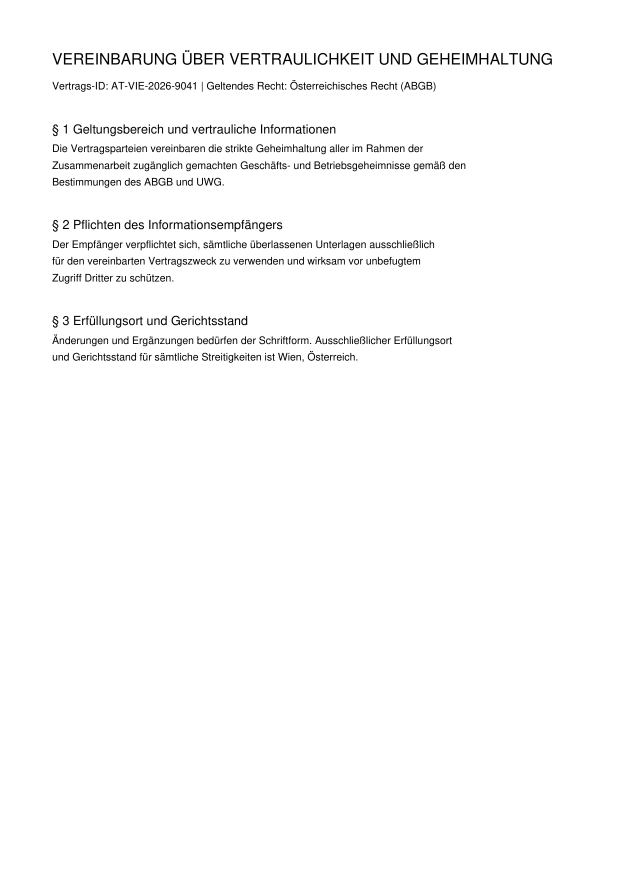
#> input picture tests/corpus/ocr/deu_vertrag_vertraulichkeit.png, 1240 x 1755 px (shown at 1/2 size); its folder holds 4 pictures in this run
$ python generate-ocr-corpus-frames.py
#> lines starting #> are read from the running program, lines starting #| are printed output that depends on the picture; pictures that were not available may be replaced by others from this repository, and a replacement may not be noted
#!/usr/bin/env python3
"""Regenerates the OCR corpus frame fixtures used by the Vocument OCR quality gate.

`scripts/generate-ocr-corpus.py` produces the source PDFs, the PNG renders and the
expected-text / keyword metadata. The Rust OCR corpus tests
(`engines/ocr/tests/corpus_tests.rs`) however load the **grayscale PGM frames** in
`tests/corpus/ocr/`, and the M1.3 camera-distortion gate additionally loads a
simulated camera capture frame.

Both frame families were previously committed as opaque binaries without a
generator, which made the M1.3 quality claim (`CER <= 5%`, `char accuracy >= 95%`)
impossible to reproduce or audit. This script closes that gap by deriving every
frame deterministically from the already-committed PNG renders.

Frame provenance
----------------

* Plain documents (``deu_vertrag_vertraulichkeit``, ``eng_mutual_nda``,
  ``bilingual_rechnung_invoice``): the PGM is the exact grayscale conversion of the
  committed PNG render. Verified byte-identical.

* The camera capture frame (``deu_vertrag_vertraulichkeit_camera_distorted``): the
  committed PNG is a 4:3 bilinear downscale of the committed PGM (1500x2050 ->
  1125x1538). The PGM is therefore the source of record; this script regenerates it
  from the flat document render through the same projective + illumination model and
  then re-derives the PNG from it.

Usage::

    python3 scripts/generate-ocr-corpus-frames.py            # write frames
    python3 scripts/generate-ocr-corpus-frames.py --check    # verify only

``--check`` exits non-zero when a committed frame differs from the regenerated frame
so it can be used as a regression check.

Requires: Pillow, NumPy.
"""

import argparse
import os
import sys

import numpy as np
from PIL import Image, ImageFilter

REPO_ROOT = os.path.abspath(
    os.path.join(os.path.dirname(os.path.abspath(__file__)), "..")
)
CORPUS_DIR = os.path.join(REPO_ROOT, "tests", "corpus", "ocr")

# Desk background value of the simulated camera capture frame.
DESK_BACKGROUND_LEVEL = 42

# Canvas size of the simulated camera capture frame.
CAMERA_FRAME_WIDTH = 1500
CAMERA_FRAME_HEIGHT = 2050

# Size of the derived camera capture preview that ships as PNG.
CAMERA_PREVIEW_WIDTH = 1125
CAMERA_PREVIEW_HEIGHT = 1538

# Quadrilateral (top-left, top-right, bottom-right, bottom-left) of the document
# inside the camera capture frame. These are the same corners the Rust gate uses in
# `engines/ocr/tests/corpus_tests.rs`
# (`test_realistic_camera_distorted_scan_and_cleanup_pipeline`).
CAMERA_DOCUMENT_QUAD = (
    (233.32, 82.95),
    (1465.35, 223.33),
    (1266.68, 1967.05),
    (34.65, 1826.67),
)

# Supersampling factor used while rendering the flat document into the camera
# canvas. Rendering above the canvas resolution and then downsampling keeps the
# glyph edges crisp, so that the perspective warp does not destroy stroke detail.
CAMERA_SUPERSAMPLE = 3

# Gaussian blur radius (in canvas pixels) applied to the camera capture frame to
# emulate the optical softness of a real phone camera. The blur is what makes the
# unrectified capture genuinely hard for the OCR engine, which is exactly the
# precondition the M1.3 gate asserts (raw capture must fail the quality gate,
# rectified + cleaned capture must pass it).
CAMERA_BLUR_RADIUS = 1.0

# Illumination/shadow model applied to the rectified document.
#
# The model is a multiplicative field over the rectified page:
#
#   illumination(x, y) = base
#                       - gradient_x * (x / width)
#                       - gradient_y * (y / height)
#                       - shadow_strength * exp(-((x - cx)^2 + (y - cy)^2) / (2 * s^2))
#
# The Gaussian term models the soft cast shadow of the capturing device; the linear
# terms model the non-uniform illumination gradient across the desk.
ILLUMINATION_BASE = 1.07797
ILLUMINATION_GRADIENT_X = 0.08611
ILLUMINATION_GRADIENT_Y = 0.19399
SHADOW_STRENGTH = 0.13397
SHADOW_CENTER_X = 700.0
SHADOW_CENTER_Y = 950.0
SHADOW_SIGMA = 380.0

# Simple grayscale documents that are rendered straight from their PNG render.
PLAIN_FRAME_DOCUMENTS = (
    "deu_vertrag_vertraulichkeit",
    "eng_mutual_nda",
    "bilingual_rechnung_invoice",
)

# Document that additionally gets the simulated camera capture treatment.
CAMERA_DISTORTED_DOCUMENT = "deu_vertrag_vertraulichkeit_camera_distorted"
CAMERA_DISTORTED_SOURCE = "deu_vertrag_vertraulichkeit"


def compute_homography(source_points, destination_points):
    """Solves the 8-parameter planar homography mapping source onto destination."""
    rows = []
    values = []
    for (source_x, source_y), (dest_x, dest_y) in zip(source_points, destination_points):
        rows.append([source_x, source_y, 1, 0, 0, 0, -dest_x * source_x, -dest_x * source_y])
        values.append(dest_x)
        rows.append([0, 0, 0, source_x, source_y, 1, -dest_y * source_x, -dest_y * source_y])
        values.append(dest_y)
    solution = np.linalg.solve(np.array(rows, dtype=float), np.array(values, dtype=float))
    return np.array(
        [
            [solution[0], solution[1], solution[2]],
            [solution[3], solution[4], solution[5]],
            [solution[6], solution[7], 1.0],
        ]
    )


def sample_bilinear(image, x_coordinates, y_coordinates):
    """Samples `image` at float coordinates using bilinear interpolation."""
    height, width = image.shape
    x_floor = np.floor(x_coordinates).astype(int)
    y_floor = np.floor(y_coordinates).astype(int)
    x_floor = np.clip(x_floor, 0, width - 1)
    y_floor = np.clip(y_floor, 0, height - 1)
    x_ceil = np.clip(x_floor + 1, 0, width - 1)
    y_ceil = np.clip(y_floor + 1, 0, height - 1)
    x_fraction = x_coordinates - x_floor
    y_fraction = y_coordinates - y_floor

    top_left = image[y_floor, x_floor]
    top_right = image[y_floor, x_ceil]
    bottom_left = image[y_ceil, x_floor]
    bottom_right = image[y_ceil, x_ceil]

    top = top_left * (1.0 - x_fraction) + top_right * x_fraction
    bottom = bottom_left * (1.0 - x_fraction) + bottom_right * x_fraction
    return top * (1.0 - y_fraction) + bottom * y_fraction


def render_camera_capture_frame(source_png_path):
    """Builds the simulated camera capture frame from the flat document render.

    The document is rendered at `CAMERA_SUPERSAMPLE` times the canvas resolution,
    projected into the camera canvas through a planar homography, lit by the
    illumination/shadow model, composited onto the desk background and finally
    softened with a Gaussian blur to emulate the optics of a phone camera.
    """
    source_image = Image.open(source_png_path).convert("L")
    source_width, source_height = source_image.size

    supersampled_width = source_width * CAMERA_SUPERSAMPLE
    supersampled_height = source_height * CAMERA_SUPERSAMPLE
    supersampled = np.array(
        source_image.resize(
            (supersampled_width, supersampled_height), Image.LANCZOS
        )
    ).astype(np.float64)

    homography = compute_homography(
        [
            (0.0, 0.0),
            (float(supersampled_width - 1), 0.0),
            (float(supersampled_width - 1), float(supersampled_height - 1)),
            (0.0, float(supersampled_height - 1)),
        ],
        CAMERA_DOCUMENT_QUAD,
    )
    inverse_homography = np.linalg.inv(homography)

    grid_y, grid_x = np.mgrid[0:CAMERA_FRAME_HEIGHT, 0:CAMERA_FRAME_WIDTH]
    homogeneous = np.stack([grid_x, grid_y, np.ones_like(grid_x, dtype=float)], axis=-1)
    projected = homogeneous @ inverse_homography.T
    source_x = projected[..., 0] / projected[..., 2]
    source_y = projected[..., 1] / projected[..., 2]

    inside = (
        (source_x >= 0)
        & (source_x <= supersampled_width - 1)
        & (source_y >= 0)
        & (source_y <= supersampled_height - 1)
    )
    rectified = sample_bilinear(supersampled, source_x, source_y)

    illumination = (
        ILLUMINATION_BASE
        - ILLUMINATION_GRADIENT_X * (grid_x / CAMERA_FRAME_WIDTH)
        - ILLUMINATION_GRADIENT_Y * (grid_y / CAMERA_FRAME_HEIGHT)
        - SHADOW_STRENGTH
        * np.exp(
            -((grid_x - SHADOW_CENTER_X) ** 2 + (grid_y - SHADOW_CENTER_Y) ** 2)
            / (2.0 * SHADOW_SIGMA ** 2)
        )
    )

    frame = np.full((CAMERA_FRAME_HEIGHT, CAMERA_FRAME_WIDTH), float(DESK_BACKGROUND_LEVEL))
    lit = np.clip(rectified * illumination, 0.0, 255.0)
    frame[inside] = lit[inside]

    # Optical softness of the capture device.
    blurred = np.array(
        Image.fromarray(np.clip(np.rint(frame), 0, 255).astype(np.uint8)).filter(
            ImageFilter.GaussianBlur(CAMERA_BLUR_RADIUS)
        )
    ).astype(np.float64)
    # Restore the desk background, the blur would otherwise bleed into it.
    blurred[np.abs(blurred - DESK_BACKGROUND_LEVEL) <= 2] = DESK_BACKGROUND_LEVEL
    return blurred


def write_pgm(path, pixels):
    """Writes a binary P5 grayscale image, matching the committed fixtures."""
    height, width = pixels.shape
    with open(path, "wb") as handle:
        handle.write(f"P5\n{width} {height}\n255\n".encode("ascii"))
        handle.write(np.clip(np.rint(pixels), 0, 255).astype(np.uint8).tobytes())


# [25 lines left out: function read_pgm, not called in this run]


def flat_frame_for(document_id):
    """Grayscale frame of a plain document render."""
    png_path = os.path.join(CORPUS_DIR, f"{document_id}.png")
    return np.array(Image.open(png_path).convert("L")).astype(np.float64)


def expected_frames():
    """Returns the mapping of frame file name to expected pixel content."""
    frames = {}
    for document_id in PLAIN_FRAME_DOCUMENTS:
        frames[f"{document_id}.pgm"] = flat_frame_for(document_id)

    camera_png = os.path.join(CORPUS_DIR, f"{CAMERA_DISTORTED_SOURCE}.png")
    frames[f"{CAMERA_DISTORTED_DOCUMENT}.pgm"] = render_camera_capture_frame(camera_png)
#> in sample_bilinear, `x_floor = np.floor(x_coordinates).astype(int)`:
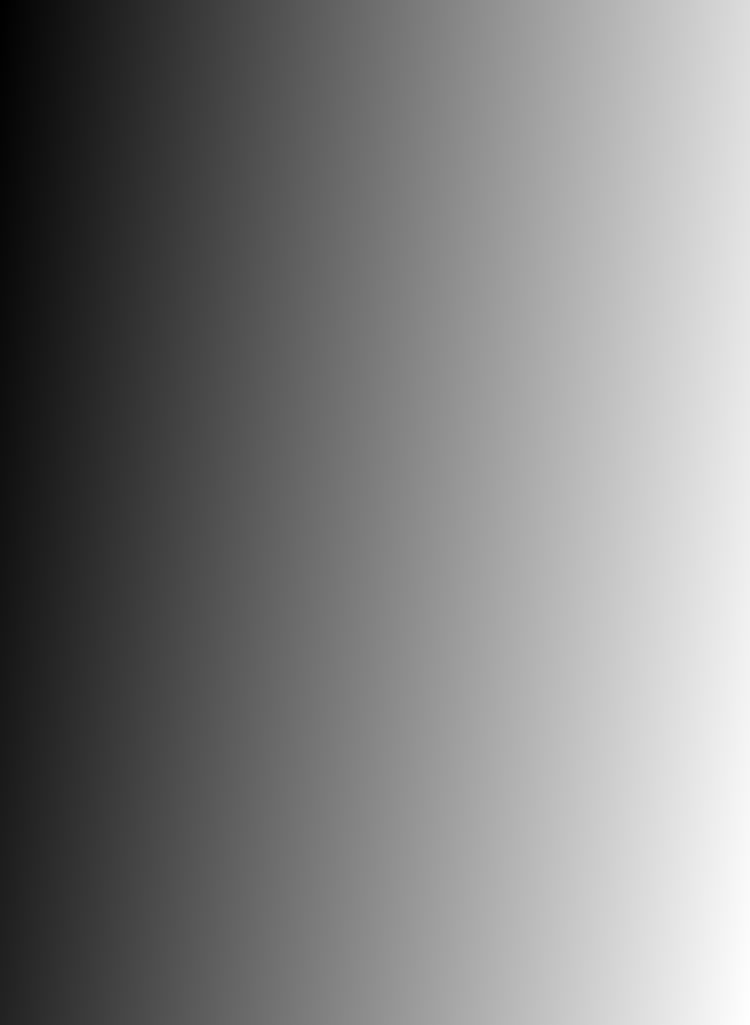
#> x_floor: shape (2050, 1500) int64 (shown at 1/2 size); min -724, max 4439, mean 1857.3; drawn with min black and max white
#> in sample_bilinear, `x_floor = np.clip(x_floor, 0, width - 1)`:
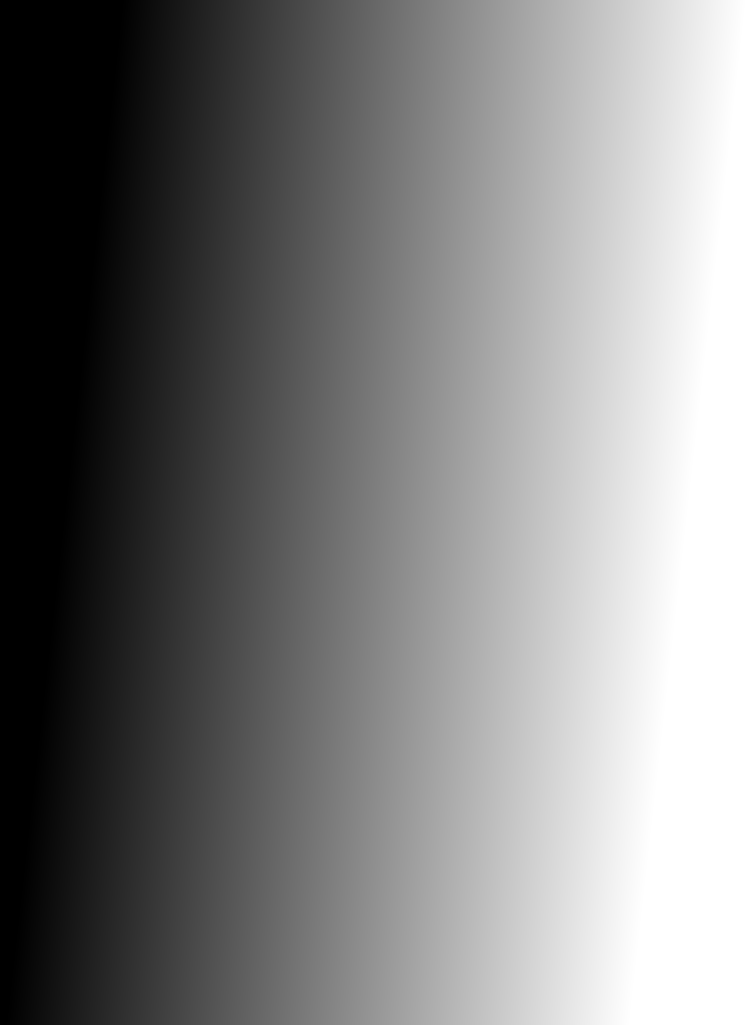
#> x_floor: shape (2050, 1500) int64 (shown at 1/2 size); min 0, max 3719, mean 1857.7; drawn with min black and max white
#> in sample_bilinear, `y_floor = np.clip(y_floor, 0, height - 1)`:
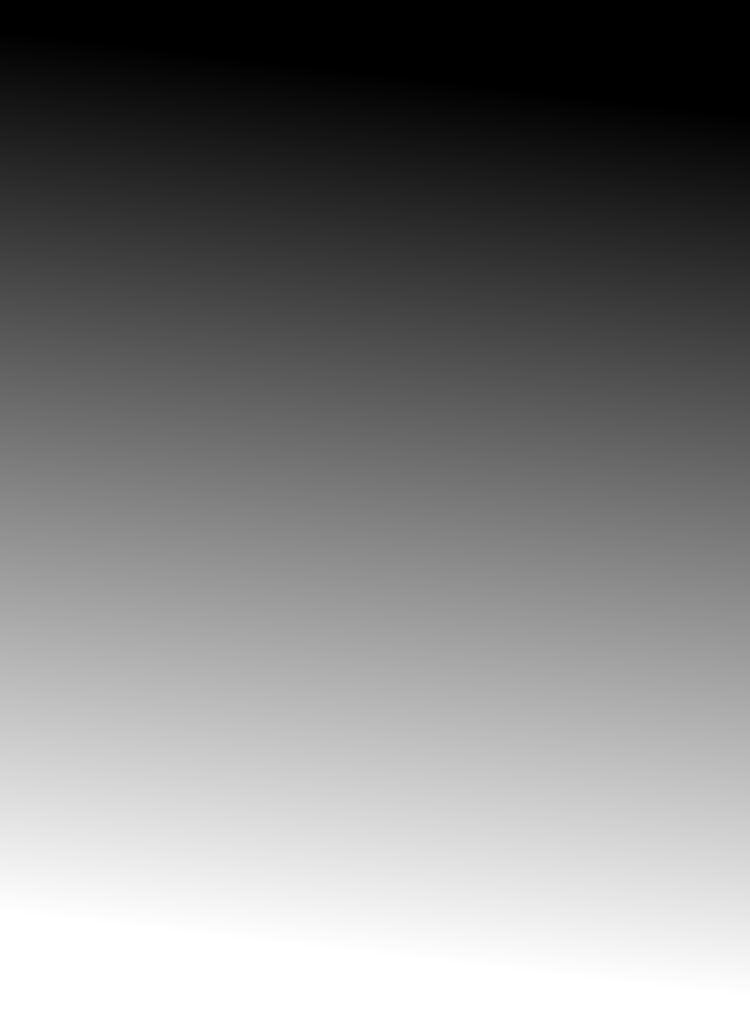
#> y_floor: shape (2050, 1500) int64 (shown at 1/2 size); min 0, max 5264, mean 2630.4; drawn with min black and max white
#> in sample_bilinear, `y_fraction = y_coordinates - y_floor`:
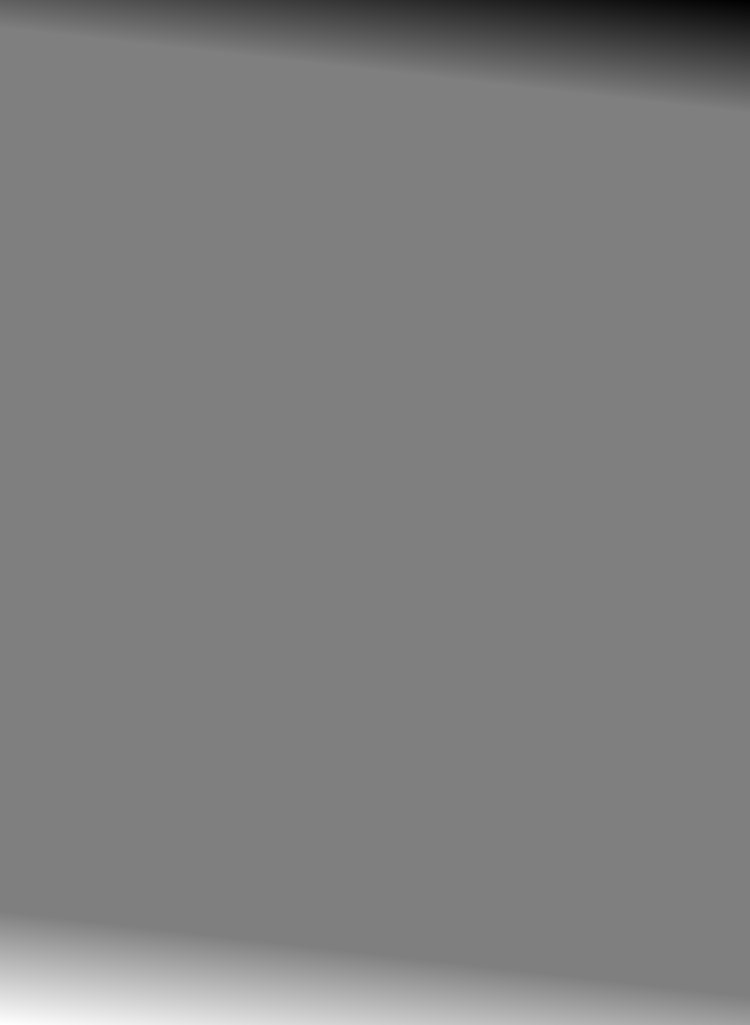
#> y_fraction: shape (2050, 1500) float64 (shown at 1/2 size); min -677, max 674.3, mean 0.2; drawn with min black and max white
#> in render_camera_capture_frame, `frame[inside] = lit[inside]`:
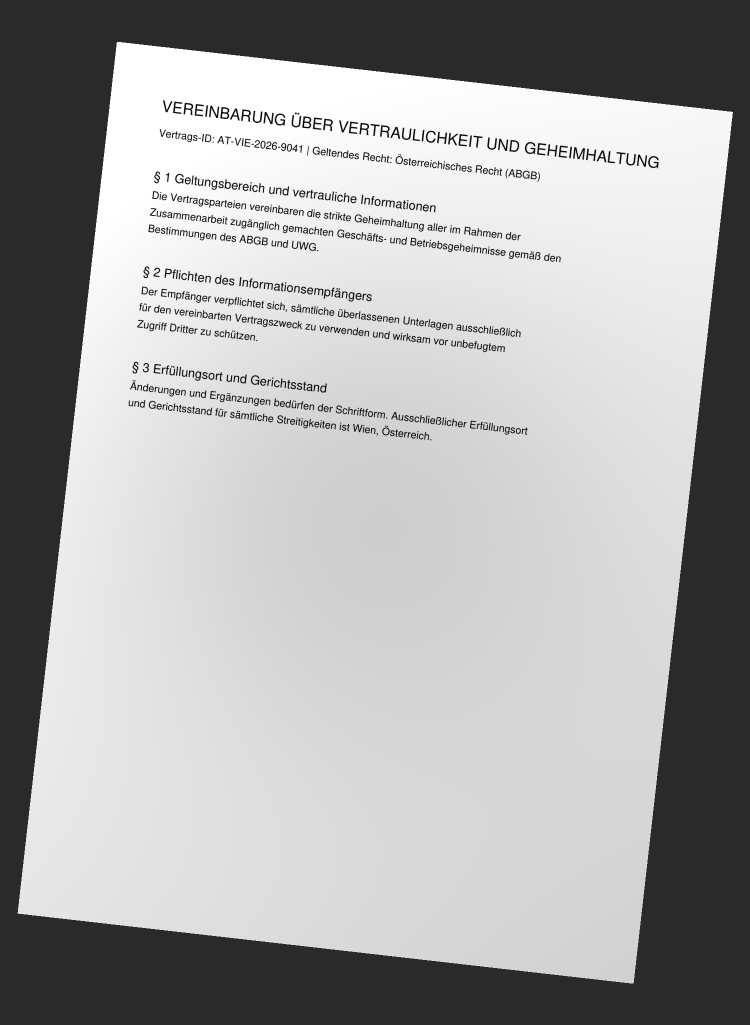
#> frame: shape (2050, 1500) float64 (shown at 1/2 size); min 0, max 255, mean 169.4
    return frames


def camera_preview_pixels(camera_frame):
    """Derives the camera capture preview PNG from the camera capture frame.

    The committed preview is a 4:3 bilinear downscale of the capture frame.
    """
    preview = Image.fromarray(
        np.clip(np.rint(camera_frame), 0, 255).astype(np.uint8)
    ).resize((CAMERA_PREVIEW_WIDTH, CAMERA_PREVIEW_HEIGHT), Image.BILINEAR)
    return np.array(preview).astype(np.float64)


def android_asset_paths(file_name):
    """Returns the Android asset copies that must stay in sync with a corpus frame."""
    if file_name != f"{CAMERA_DISTORTED_DOCUMENT}.png":
        return []
    asset_dir = os.path.join(
        REPO_ROOT, "apps", "android", "app", "src", "main", "assets", "corpus"
    )
    return [os.path.join(asset_dir, file_name)]


# [4 lines left out: function compare, not called in this run]


def main():
    parser = argparse.ArgumentParser(description=__doc__)
    parser.add_argument(
        "--check",
        action="store_true",
        help="verify committed frames instead of writing them (exit 1 on mismatch)",
    )
    arguments = parser.parse_args()

    if not os.path.isdir(CORPUS_DIR):
        print(f"ERROR: corpus directory not found: {CORPUS_DIR}", file=sys.stderr)
        return 1

    failures = []
    frames = expected_frames()
#> frames = 4 items

    for file_name, pixels in frames.items():
        path = os.path.join(CORPUS_DIR, file_name)
        if arguments.check:
            if not os.path.exists(path):
                failures.append(f"{file_name}: missing")
                continue
            mean_difference, max_difference = compare(read_pgm(path), pixels)
            status = "OK" if mean_difference <= 1.0 else "MISMATCH"
            print(
                f"{status}: {file_name} mean_diff={mean_difference:.3f} "
                f"max_diff={max_difference:.0f}"
            )
            if mean_difference > 1.0:
                failures.append(
                    f"{file_name}: mean difference {mean_difference:.3f} exceeds 1.0"
                )
        else:
            write_pgm(path, pixels)
            print(f"wrote {path}")
#> this loop made 4 passes
#> (file_name, height in write_pgm, width in write_pgm) on passes 1 to 3: ('deu_vertrag_vertraulichkeit.pgm', 1755, 1240), ('eng_mutual_nda.pgm', 1755, 1240), ('bilingual_rechnung_invoice.pgm', 1755, 1240)
#> (height in write_pgm, width in write_pgm) on pass 4: (2050, 1500)
#| wrote tests/corpus/ocr/deu_vertrag_vertraulichkeit.pgm
#| wrote tests/corpus/ocr/eng_mutual_nda.pgm
#| wrote tests/corpus/ocr/bilingual_rechnung_invoice.pgm
#| wrote tests/corpus/ocr/deu_vertrag_vertraulichkeit_camera_distorted.pgm
#> after the loop, failures = []

    # The camera capture preview PNG is derived from the camera capture frame.
    camera_frame = frames[f"{CAMERA_DISTORTED_DOCUMENT}.pgm"]
    preview_pixels = camera_preview_pixels(camera_frame)
    preview_path = os.path.join(CORPUS_DIR, f"{CAMERA_DISTORTED_DOCUMENT}.png")
    preview_targets = [preview_path] + android_asset_paths(
        f"{CAMERA_DISTORTED_DOCUMENT}.png"
    )
#> preview_targets = 2 items
    for target in preview_targets:
        if arguments.check:
            if not os.path.exists(target):
                failures.append(f"{os.path.basename(target)}: missing")
                continue
            existing = np.array(Image.open(target).convert("L")).astype(np.float64)
            mean_difference, max_difference = compare(existing, preview_pixels)
            status = "OK" if mean_difference <= 1.0 else "MISMATCH"
            print(
                f"{status}: {os.path.relpath(target, REPO_ROOT)} "
                f"mean_diff={mean_difference:.3f} max_diff={max_difference:.0f}"
            )
            if mean_difference > 1.0:
                failures.append(
                    f"{os.path.relpath(target, REPO_ROOT)}: mean difference "
                    f"{mean_difference:.3f} exceeds 1.0"
                )
        else:
            os.makedirs(os.path.dirname(target), exist_ok=True)
            Image.fromarray(
                np.clip(np.rint(preview_pixels), 0, 255).astype(np.uint8)
            ).convert("RGB").save(target)
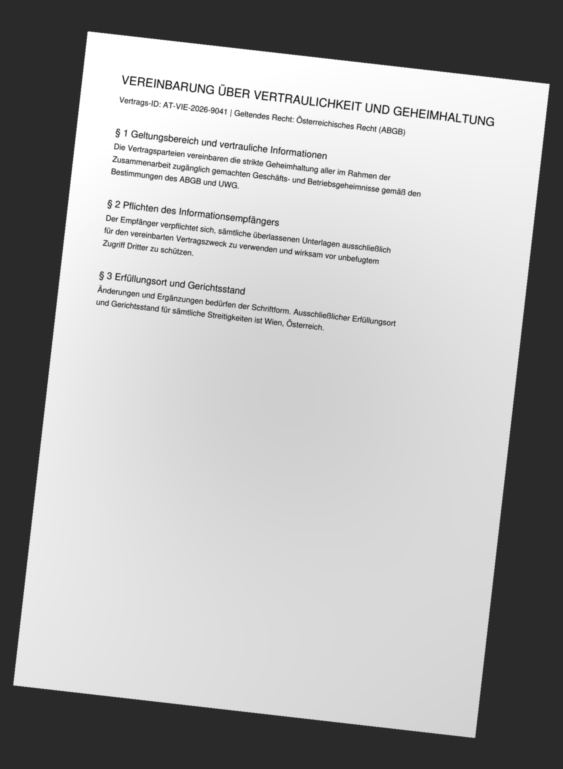
#> saved as deu_vertrag_vertraulichkeit_camera_distorted.png: PIL image 1125x1538 RGB (shown at 1/2 size); min 19, max 255, mean 169.4
            print(f"wrote {target}")
#| wrote tests/corpus/ocr/deu_vertrag_vertraulichkeit_camera_distorted.png

    if failures:
        print("\nFAILURES:", file=sys.stderr)
        for failure in failures:
            print(f"  - {failure}", file=sys.stderr)
        return 1
    return 0


if __name__ == "__main__":
    sys.exit(main())
#> (the program exits here)
